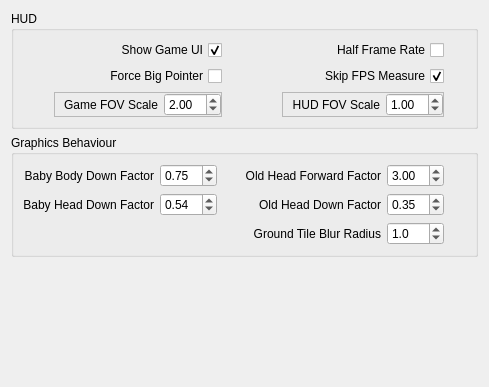
              <widget class="QWidget" name="scA_Graphics_Contents">
               <property name="geometry">
                <rect>
                 <x>0</x>
                 <y>0</y>
                 <width>488</width>
                 <height>387</height>
                </rect>
               </property>
               <layout class="QGridLayout" name="gridLayout_19">
                <item row="11" column="0">
                 <widget class="QGroupBox" name="gBx_HUD">
                  <property name="title">
                   <string>HUD</string>
                  </property>
                  <layout class="QGridLayout" name="gridLayout_18">
                   <item row="3" column="0">
                    <spacer name="hSp_GameFOVScale">
                     <property name="orientation">
                      <enum>Qt::Horizontal</enum>
                     </property>
                     <property name="sizeHint" stdset="0">
                      <size>
                       <width>40</width>
                       <height>20</height>
                      </size>
                     </property>
                    </spacer>
                   </item>
                   <item row="1" column="0">
                    <spacer name="hSp_HideGameUI">
                     <property name="orientation">
                      <enum>Qt::Horizontal</enum>
                     </property>
                     <property name="sizeHint" stdset="0">
                      <size>
                       <width>40</width>
                       <height>20</height>
                      </size>
                     </property>
                    </spacer>
                   </item>
                   <item row="3" column="2">
                    <widget class="QPushButton" name="Btn_GameFOVScale_Reset">
                     <property name="maximumSize">
                      <size>
                       <width>16</width>
                       <height>16</height>
                      </size>
                     </property>
                     <property name="text">
                      <string/>
                     </property>
                     <property name="icon">
                      <iconset resource="resources.qrc">
                       <normaloff>:/Images/Reset_Icon_16px</normaloff>:/Images/Reset_Icon_16px</iconset>
                     </property>
                     <property name="flat">
                      <bool>true</bool>
                     </property>
                    </widget>
                   </item>
                   <item row="1" column="1">
                    <widget class="QCheckBox" name="cBx_ShowGameUI">
                     <property name="layoutDirection">
                      <enum>Qt::RightToLeft</enum>
                     </property>
                     <property name="text">
                      <string>Show Game UI</string>
                     </property>
                     <property name="checked">
                      <bool>true</bool>
                     </property>
                    </widget>
                   </item>
                   <item row="2" column="1">
                    <widget class="QCheckBox" name="cBx_ForceBigPointer">
                     <property name="layoutDirection">
                      <enum>Qt::RightToLeft</enum>
                     </property>
                     <property name="text">
                      <string>Force Big Pointer</string>
                     </property>
                    </widget>
                   </item>
                   <item row="2" column="0">
                    <spacer name="hSp_ForceBigPointer">
                     <property name="orientation">
                      <enum>Qt::Horizontal</enum>
                     </property>
                     <property name="sizeHint" stdset="0">
                      <size>
                       <width>40</width>
                       <height>20</height>
                      </size>
                     </property>
                    </spacer>
                   </item>
                   <item row="1" column="4">
                    <widget class="QCheckBox" name="cBx_HalfFPS">
                     <property name="layoutDirection">
                      <enum>Qt::RightToLeft</enum>
                     </property>
                     <property name="text">
                      <string>Half Frame Rate</string>
                     </property>
                    </widget>
                   </item>
                   <item row="2" column="2">
                    <widget class="QPushButton" name="Btn_ForceBigPointer_Reset">
                     <property name="maximumSize">
                      <size>
                       <width>16</width>
                       <height>16</height>
                      </size>
                     </property>
                     <property name="text">
                      <string/>
                     </property>
                     <property name="icon">
                      <iconset resource="resources.qrc">
                       <normaloff>:/Images/Reset_Icon_16px</normaloff>:/Images/Reset_Icon_16px</iconset>
                     </property>
                     <property name="flat">
                      <bool>true</bool>
                     </property>
                    </widget>
                   </item>
                   <item row="1" column="3">
                    <spacer name="hSp_HalfFPS">
                     <property name="orientation">
                      <enum>Qt::Horizontal</enum>
                     </property>
                     <property name="sizeHint" stdset="0">
                      <size>
                       <width>40</width>
                       <height>20</height>
                      </size>
                     </property>
                    </spacer>
                   </item>
                   <item row="3" column="5">
                    <widget class="QPushButton" name="Btn_HudFovScale_Reset">
                     <property name="maximumSize">
                      <size>
                       <width>16</width>
                       <height>16</height>
                      </size>
                     </property>
                     <property name="text">
                      <string/>
                     </property>
                     <property name="icon">
                      <iconset resource="resources.qrc">
                       <normaloff>:/Images/Reset_Icon_16px</normaloff>:/Images/Reset_Icon_16px</iconset>
                     </property>
                     <property name="flat">
                      <bool>true</bool>
                     </property>
                    </widget>
                   </item>
                   <item row="3" column="4">
                    <widget class="QFrame" name="fr_HudFovScale">
                     <property name="frameShape">
                      <enum>QFrame::StyledPanel</enum>
                     </property>
                     <property name="frameShadow">
                      <enum>QFrame::Raised</enum>
                     </property>
                     <layout class="QGridLayout" name="gridLayout_48">
                      <property name="topMargin">
                       <number>0</number>
                      </property>
                      <property name="rightMargin">
                       <number>0</number>
                      </property>
                      <property name="bottomMargin">
                       <number>0</number>
                      </property>
                      <item row="0" column="2">
                       <widget class="QLabel" name="lbl_HudFovScale">
                        <property name="sizePolicy">
                         <sizepolicy hsizetype="Minimum" vsizetype="Preferred">
                          <horstretch>0</horstretch>
                          <verstretch>0</verstretch>
                         </sizepolicy>
                        </property>
                        <property name="text">
                         <string>HUD FOV Scale</string>
                        </property>
                        <property name="alignment">
                         <set>Qt::AlignRight|Qt::AlignTrailing|Qt::AlignVCenter</set>
                        </property>
                       </widget>
                      </item>
                      <item row="0" column="3">
                       <widget class="QDoubleSpinBox" name="dSBx_HudFovScale">
                        <property name="maximumSize">
                         <size>
                          <width>70</width>
                          <height>16777215</height>
                         </size>
                        </property>
                        <property name="focusPolicy">
                         <enum>Qt::StrongFocus</enum>
                        </property>
                        <property name="locale">
                         <locale language="English" country="UnitedKingdom"/>
                        </property>
                        <property name="value">
                         <double>1.000000000000000</double>
                        </property>
                       </widget>
                      </item>
                     </layout>
                    </widget>
                   </item>
                   <item row="1" column="5">
                    <widget class="QPushButton" name="Btn_HalfFPS_Reset">
                     <property name="maximumSize">
                      <size>
                       <width>16</width>
                       <height>16</height>
                      </size>
                     </property>
                     <property name="text">
                      <string/>
                     </property>
                     <property name="icon">
                      <iconset resource="resources.qrc">
                       <normaloff>:/Images/Reset_Icon_16px</normaloff>:/Images/Reset_Icon_16px</iconset>
                     </property>
                     <property name="flat">
                      <bool>true</bool>
                     </property>
                    </widget>
                   </item>
                   <item row="1" column="2">
                    <widget class="QPushButton" name="Btn_ShowGameUI_Reset">
                     <property name="maximumSize">
                      <size>
                       <width>16</width>
                       <height>16</height>
                      </size>
                     </property>
                     <property name="text">
                      <string/>
                     </property>
                     <property name="icon">
                      <iconset resource="resources.qrc">
                       <normaloff>:/Images/Reset_Icon_16px</normaloff>:/Images/Reset_Icon_16px</iconset>
                     </property>
                     <property name="flat">
                      <bool>true</bool>
                     </property>
                    </widget>
                   </item>
                   <item row="2" column="5">
                    <widget class="QPushButton" name="Btn_ShowFPS_Reset">
                     <property name="maximumSize">
                      <size>
                       <width>16</width>
                       <height>16</height>
                      </size>
                     </property>
                     <property name="text">
                      <string/>
                     </property>
                     <property name="icon">
                      <iconset resource="resources.qrc">
                       <normaloff>:/Images/Reset_Icon_16px</normaloff>:/Images/Reset_Icon_16px</iconset>
                     </property>
                     <property name="flat">
                      <bool>true</bool>
                     </property>
                    </widget>
                   </item>
                   <item row="2" column="4">
                    <widget class="QCheckBox" name="cBx_ShowFPS">
                     <property name="layoutDirection">
                      <enum>Qt::RightToLeft</enum>
                     </property>
                     <property name="text">
                      <string>Skip FPS Measure</string>
                     </property>
                     <property name="checked">
                      <bool>true</bool>
                     </property>
                    </widget>
                   </item>
                   <item row="2" column="3">
                    <spacer name="hSp_ShowFPS">
                     <property name="orientation">
                      <enum>Qt::Horizontal</enum>
                     </property>
                     <property name="sizeHint" stdset="0">
                      <size>
                       <width>40</width>
                       <height>20</height>
                      </size>
                     </property>
                    </spacer>
                   </item>
                   <item row="3" column="3">
                    <spacer name="hSp_HudFovScale">
                     <property name="orientation">
                      <enum>Qt::Horizontal</enum>
                     </property>
                     <property name="sizeHint" stdset="0">
                      <size>
                       <width>40</width>
                       <height>20</height>
                      </size>
                     </property>
                    </spacer>
                   </item>
                   <item row="3" column="1">
                    <widget class="QFrame" name="fr_GameFOVScale">
                     <property name="frameShape">
                      <enum>QFrame::StyledPanel</enum>
                     </property>
                     <property name="frameShadow">
                      <enum>QFrame::Raised</enum>
                     </property>
                     <layout class="QGridLayout" name="gridLayout_47">
                      <property name="topMargin">
                       <number>0</number>
                      </property>
                      <property name="rightMargin">
                       <number>0</number>
                      </property>
                      <property name="bottomMargin">
                       <number>0</number>
                      </property>
                      <item row="0" column="1">
                       <widget class="QLabel" name="lbl_GameFOVScale">
                        <property name="sizePolicy">
                         <sizepolicy hsizetype="Minimum" vsizetype="Preferred">
                          <horstretch>0</horstretch>
                          <verstretch>0</verstretch>
                         </sizepolicy>
                        </property>
                        <property name="text">
                         <string>Game FOV Scale</string>
                        </property>
                        <property name="alignment">
                         <set>Qt::AlignRight|Qt::AlignTrailing|Qt::AlignVCenter</set>
                        </property>
                       </widget>
                      </item>
                      <item row="0" column="2">
                       <widget class="QDoubleSpinBox" name="dSBx_GameFOVScale">
                        <property name="maximumSize">
                         <size>
                          <width>70</width>
                          <height>16777215</height>
                         </size>
                        </property>
                        <property name="focusPolicy">
                         <enum>Qt::StrongFocus</enum>
                        </property>
                        <property name="locale">
                         <locale language="English" country="UnitedKingdom"/>
                        </property>
                        <property name="value">
                         <double>2.000000000000000</double>
                        </property>
                       </widget>
                      </item>
                     </layout>
                    </widget>
                   </item>
                  </layout>
                 </widget>
                </item>
                <item row="15" column="0">
                 <widget class="QGroupBox" name="gBx_GraphicsBehaviour">
                  <property name="title">
                   <string>Graphics Behaviour</string>
                  </property>
                  <layout class="QGridLayout" name="gridLayout_30">
                   <item row="4" column="4">
                    <spacer name="hSp_OldHeadForwardFactor">
                     <property name="orientation">
                      <enum>Qt::Horizontal</enum>
                     </property>
                     <property name="sizeHint" stdset="0">
                      <size>
                       <width>40</width>
                       <height>20</height>
                      </size>
                     </property>
                    </spacer>
                   </item>
                   <item row="5" column="1">
                    <widget class="QLabel" name="lbl_BabyHeadDownFactor">
                     <property name="text">
                      <string>Baby Head Down Factor</string>
                     </property>
                     <property name="alignment">
                      <set>Qt::AlignRight|Qt::AlignTrailing|Qt::AlignVCenter</set>
                     </property>
                    </widget>
                   </item>
                   <item row="5" column="4">
                    <spacer name="hSp_OldHeadDownFactor">
                     <property name="orientation">
                      <enum>Qt::Horizontal</enum>
                     </property>
                     <property name="sizeHint" stdset="0">
                      <size>
                       <width>40</width>
                       <height>20</height>
                      </size>
                     </property>
                    </spacer>
                   </item>
                   <item row="4" column="2">
                    <widget class="QDoubleSpinBox" name="dSBx_BabyBodyDownFactor">
                     <property name="maximumSize">
                      <size>
                       <width>70</width>
                       <height>16777215</height>
                      </size>
                     </property>
                     <property name="focusPolicy">
                      <enum>Qt::StrongFocus</enum>
                     </property>
                     <property name="locale">
                      <locale language="English" country="UnitedKingdom"/>
                     </property>
                     <property name="maximum">
                      <double>10.000000000000000</double>
                     </property>
                     <property name="value">
                      <double>0.750000000000000</double>
                     </property>
                    </widget>
                   </item>
                   <item row="5" column="3">
                    <widget class="QPushButton" name="Btn_BabyHeadDownFactor_Reset">
                     <property name="maximumSize">
                      <size>
                       <width>16</width>
                       <height>16</height>
                      </size>
                     </property>
                     <property name="text">
                      <string/>
                     </property>
                     <property name="icon">
                      <iconset resource="resources.qrc">
                       <normaloff>:/Images/Reset_Icon_16px</normaloff>:/Images/Reset_Icon_16px</iconset>
                     </property>
                     <property name="flat">
                      <bool>true</bool>
                     </property>
                    </widget>
                   </item>
                   <item row="5" column="2">
                    <widget class="QDoubleSpinBox" name="dSBx_BabyHeadDownFactor">
                     <property name="maximumSize">
                      <size>
                       <width>70</width>
                       <height>16777215</height>
                      </size>
                     </property>
                     <property name="focusPolicy">
                      <enum>Qt::StrongFocus</enum>
                     </property>
                     <property name="locale">
                      <locale language="English" country="UnitedKingdom"/>
                     </property>
                     <property name="maximum">
                      <double>10.000000000000000</double>
                     </property>
                     <property name="value">
                      <double>0.540000000000000</double>
                     </property>
                    </widget>
                   </item>
                   <item row="4" column="0">
                    <spacer name="hSp_BabyBodyDownFactor">
                     <property name="orientation">
                      <enum>Qt::Horizontal</enum>
                     </property>
                     <property name="sizeHint" stdset="0">
                      <size>
                       <width>40</width>
                       <height>20</height>
                      </size>
                     </property>
                    </spacer>
                   </item>
                   <item row="4" column="3">
                    <widget class="QPushButton" name="Btn_BabyBodyDownFactor_Reset">
                     <property name="maximumSize">
                      <size>
                       <width>16</width>
                       <height>16</height>
                      </size>
                     </property>
                     <property name="text">
                      <string/>
                     </property>
                     <property name="icon">
                      <iconset resource="resources.qrc">
                       <normaloff>:/Images/Reset_Icon_16px</normaloff>:/Images/Reset_Icon_16px</iconset>
                     </property>
                     <property name="flat">
                      <bool>true</bool>
                     </property>
                    </widget>
                   </item>
                   <item row="4" column="1">
                    <widget class="QLabel" name="lbl_BabyBodyDownFactor">
                     <property name="text">
                      <string>Baby Body Down Factor</string>
                     </property>
                     <property name="alignment">
                      <set>Qt::AlignRight|Qt::AlignTrailing|Qt::AlignVCenter</set>
                     </property>
                    </widget>
                   </item>
                   <item row="5" column="0">
                    <spacer name="hSp_BabyHeadDownFactor">
                     <property name="orientation">
                      <enum>Qt::Horizontal</enum>
                     </property>
                     <property name="sizeHint" stdset="0">
                      <size>
                       <width>40</width>
                       <height>20</height>
                      </size>
                     </property>
                    </spacer>
                   </item>
                   <item row="8" column="5">
                    <widget class="QLabel" name="lbl_GroundTileBlurRadius">
                     <property name="text">
                      <string>Ground Tile Blur Radius</string>
                     </property>
                     <property name="alignment">
                      <set>Qt::AlignRight|Qt::AlignTrailing|Qt::AlignVCenter</set>
                     </property>
                    </widget>
                   </item>
                   <item row="8" column="6">
                    <widget class="QDoubleSpinBox" name="dSBx_GroundTileBlurRadius">
                     <property name="maximumSize">
                      <size>
                       <width>70</width>
                       <height>16777215</height>
                      </size>
                     </property>
                     <property name="focusPolicy">
                      <enum>Qt::StrongFocus</enum>
                     </property>
                     <property name="locale">
                      <locale language="English" country="UnitedKingdom"/>
                     </property>
                     <property name="decimals">
                      <number>1</number>
                     </property>
                     <property name="maximum">
                      <double>10.000000000000000</double>
                     </property>
                     <property name="value">
                      <double>1.000000000000000</double>
                     </property>
                    </widget>
                   </item>
                   <item row="8" column="7">
                    <widget class="QPushButton" name="Btn_GroundTileBlurRadius_Reset">
                     <property name="maximumSize">
                      <size>
                       <width>16</width>
                       <height>16</height>
                      </size>
                     </property>
                     <property name="text">
                      <string/>
                     </property>
                     <property name="icon">
                      <iconset resource="resources.qrc">
                       <normaloff>:/Images/Reset_Icon_16px</normaloff>:/Images/Reset_Icon_16px</iconset>
                     </property>
                     <property name="flat">
                      <bool>true</bool>
                     </property>
                    </widget>
                   </item>
                   <item row="4" column="5">
                    <widget class="QLabel" name="lbl_OldHeadForwardFactor">
                     <property name="text">
                      <string>Old Head Forward Factor</string>
                     </property>
                     <property name="alignment">
                      <set>Qt::AlignRight|Qt::AlignTrailing|Qt::AlignVCenter</set>
                     </property>
                    </widget>
                   </item>
                   <item row="4" column="6">
                    <widget class="QDoubleSpinBox" name="dSBx_OldHeadForwardFactor">
                     <property name="maximumSize">
                      <size>
                       <width>70</width>
                       <height>16777215</height>
                      </size>
                     </property>
                     <property name="focusPolicy">
                      <enum>Qt::StrongFocus</enum>
                     </property>
                     <property name="locale">
                      <locale language="English" country="UnitedKingdom"/>
                     </property>
                     <property name="maximum">
                      <double>10.000000000000000</double>
                     </property>
                     <property name="value">
                      <double>3.000000000000000</double>
                     </property>
                    </widget>
                   </item>
                   <item row="5" column="5">
                    <widget class="QLabel" name="lbl_OldHeadDownFactor">
                     <property name="text">
                      <string>Old Head Down Factor</string>
                     </property>
                     <property name="alignment">
                      <set>Qt::AlignRight|Qt::AlignTrailing|Qt::AlignVCenter</set>
                     </property>
                    </widget>
                   </item>
                   <item row="5" column="6">
                    <widget class="QDoubleSpinBox" name="dSBx_OldHeadDownFactor">
                     <property name="maximumSize">
                      <size>
                       <width>70</width>
                       <height>16777215</height>
                      </size>
                     </property>
                     <property name="focusPolicy">
                      <enum>Qt::StrongFocus</enum>
                     </property>
                     <property name="locale">
                      <locale language="English" country="UnitedKingdom"/>
                     </property>
                     <property name="maximum">
                      <double>10.000000000000000</double>
                     </property>
                     <property name="value">
                      <double>0.350000000000000</double>
                     </property>
                    </widget>
                   </item>
                   <item row="4" column="7">
                    <widget class="QPushButton" name="Btn_OldHeadForwardFactor_Reset">
                     <property name="maximumSize">
                      <size>
                       <width>16</width>
                       <height>16</height>
                      </size>
                     </property>
                     <property name="text">
                      <string/>
                     </property>
                     <property name="icon">
                      <iconset resource="resources.qrc">
                       <normaloff>:/Images/Reset_Icon_16px</normaloff>:/Images/Reset_Icon_16px</iconset>
                     </property>
                     <property name="flat">
                      <bool>true</bool>
                     </property>
                    </widget>
                   </item>
                   <item row="5" column="7">
                    <widget class="QPushButton" name="Btn_OldHeadDownFactor_Reset">
                     <property name="maximumSize">
                      <size>
                       <width>16</width>
                       <height>16</height>
                      </size>
                     </property>
                     <property name="text">
                      <string/>
                     </property>
                     <property name="icon">
                      <iconset resource="resources.qrc">
                       <normaloff>:/Images/Reset_Icon_16px</normaloff>:/Images/Reset_Icon_16px</iconset>
                     </property>
                     <property name="flat">
                      <bool>true</bool>
                     </property>
                    </widget>
                   </item>
                   <item row="8" column="4">
                    <spacer name="hSp_GroundTileBlurRadius">
                     <property name="orientation">
                      <enum>Qt::Horizontal</enum>
                     </property>
                     <property name="sizeHint" stdset="0">
                      <size>
                       <width>40</width>
                       <height>20</height>
                      </size>
                     </property>
                    </spacer>
                   </item>
                  </layout>
                 </widget>
                </item>
                <item row="16" column="0">
                 <spacer name="vSp_GraphicsSettings">
                  <property name="orientation">
                   <enum>Qt::Vertical</enum>
                  </property>
                  <property name="sizeHint" stdset="0">
                   <size>
                    <width>20</width>
                    <height>40</height>
                   </size>
                  </property>
                 </spacer>
                </item>
               </layout>
              </widget>
